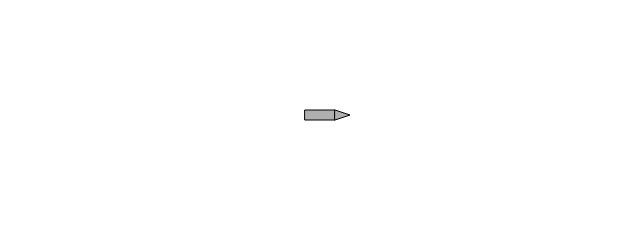
Frame 1 (no input)
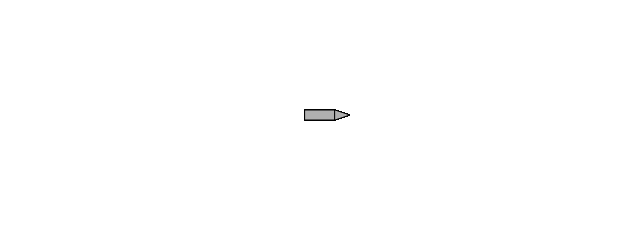
Frame 60 (no input)
Frame 120 (the mouse pressed at the canvas centre since frame 60): identical to frame 60, image omitted

The p5.js sketch that drew these frames (run headless with seeded random() and noise() and a simulated clock; from frame 60 on, the mouse is pressed at the canvas centre):

// p5.js sketch
// ── sketch.js
class CarMover {
    constructor() {
        this.position = createVector(width / 2, height / 2);
        this.velocity = createVector(0, 0);
        this.acceleration = createVector(0, 0);
        this.diameter = 48;
        this.radius = this.diameter / 2;
        this.topSpeed = 10;
    }

    update() {
        this.velocity.add(this.acceleration);
        this.position.add(this.velocity);
        this.velocity.limit(this.topSpeed);
        this.acceleration.mult(0);

    }

    applyForce(f) {
        this.acceleration.add(f);
    }

    show() {
        let angle = this.velocity.heading();
        stroke(0);
        fill(175);

        push();
        translate(this.position.x, this.position.y);
        rotate(angle);
        rect(-15, -10, 30, 10);
        triangle(
            15, 0,
            30, -5,
            15, -10.
        );
        pop();
    }

}


let mover;

let rightAccel = false;
let leftAccel = false;

function setup() {
    createCanvas(640, 240);

    mover = new CarMover();
}

function draw() {
    background(220, 3);

    let angle = mover.velocity.heading();
    if (leftAccel || rightAccel) {
        if (leftAccel) { angle -= 0.1; }
        if (rightAccel) { angle += 0.1; }

        let force = createVector(
            cos(angle),
            sin(angle)
        )
        force.setMag(1);

        mover.velocity = force;
    }



    mover.update();
    mover.show();

    leftAccel = false;
    rightAccel = false;
}

function keyPressed() {
    if (key === "ArrowLeft") {
        leftAccel = true;
    } else if (key === "ArrowRight") {
        rightAccel = true;
    }
}
